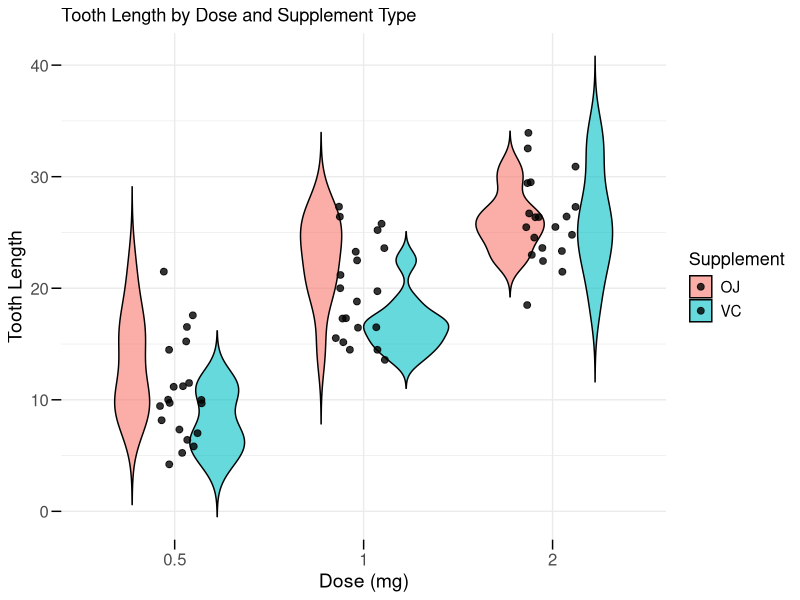

The R source for this figure:
#Load libraries
library(datasets)
library(tidyverse)
library(dplyr)
library(ggplot2)

#Import data
data("ToothGrowth")

#Plot data
ggplot(ToothGrowth, aes(x = factor(dose), y = len, fill = supp)) +
  geom_violin(trim = FALSE,            #The violin extends to cover the full range of data
              alpha = 0.6,             #Plot transparency
              color = "black") +       #Color of the border
  geom_jitter(width = 0.15,            #Spreads the points slightly horizontally
              size = 2,                #Size of the points
              alpha = 0.8) +           #Transparency of the points
  #Change axis titles
  labs(
    title = "Tooth Length by Dose and Supplement Type",
    x = "Dose (mg)",
    y = "Tooth Length",
    fill = "Supplement"
  ) +
  theme_minimal() +
  #Change text sizes
  theme(
    axis.text.x = element_text(size = 12),      # x-axis tick labels
    axis.text.y = element_text(size = 12),      # y-axis tick labels
    axis.ticks.length = unit(0.25, "cm"),       # length of ticks
    axis.ticks = element_line(size = 0.5),      # thickness of ticks
    axis.title.x = element_text(size = 14),     # x-axis title
    axis.title.y = element_text(size = 14),     # y-axis title
    legend.title = element_text(size = 13),     # legend title
    legend.text = element_text(size = 11)       # legend items
  )
